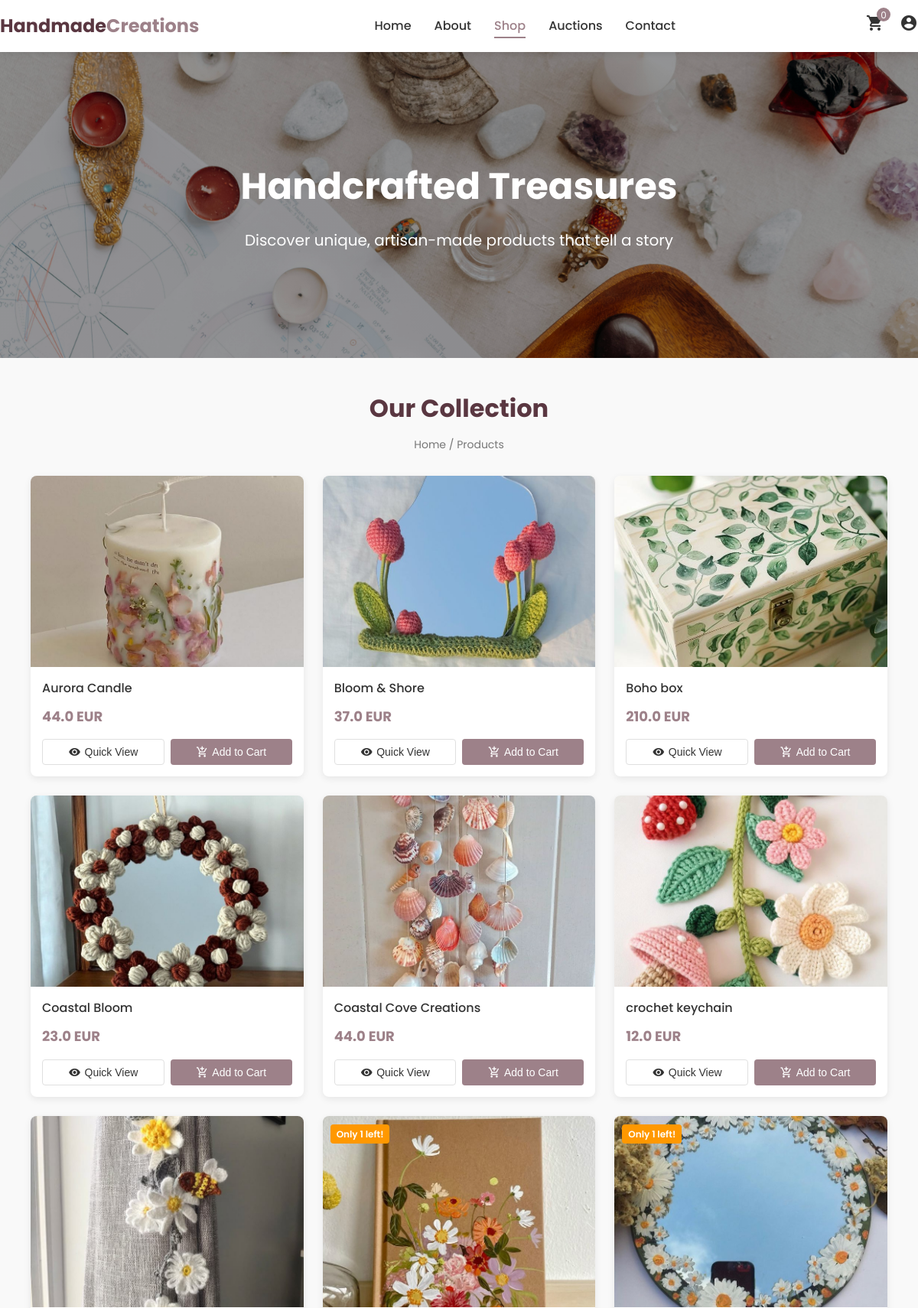
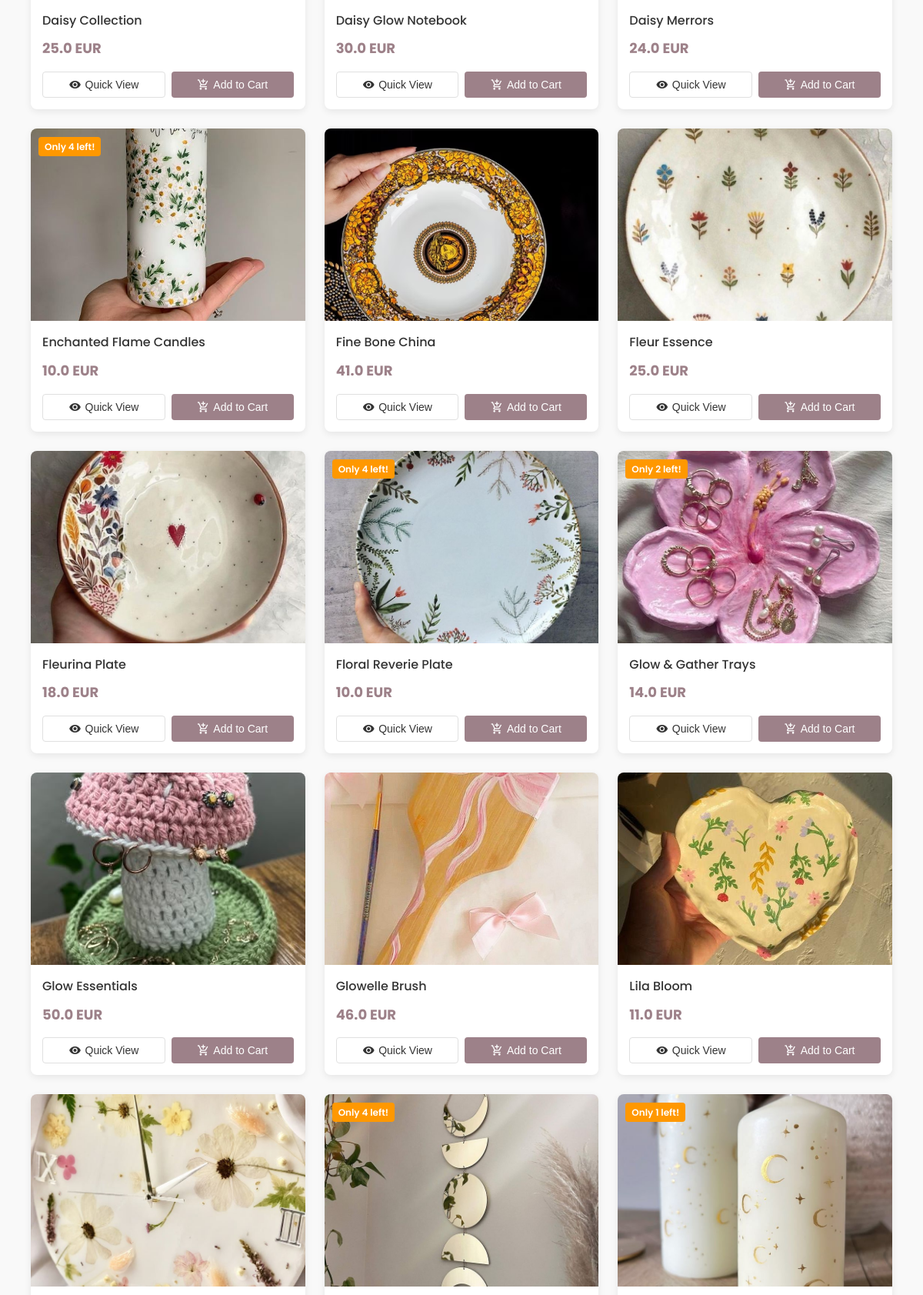
Page /home_user (signed in, upper part) on the committed database (2 pictures, top to bottom).
### tables this page shows
CREATE TABLE products (
            id INTEGER PRIMARY KEY AUTOINCREMENT,
            name TEXT NOT NULL,
            price REAL NOT NULL,
            stock INTEGER NOT NULL,
            image_url TEXT
        );

### app.py (the view)
@app.route("/home_user")
@login_required
def index_user():
    print("User authenticated:", current_user.is_authenticated)
    print("Session Data:", session)  # Debug session contents
    print(
        "Current User ID:", session.get("_user_id")
    )  # Flask-Login stores user_id here
    conn = get_db()
    products = conn.execute("SELECT * FROM products").fetchall()
    conn.close()
    products = [dict(product) for product in products]
    return render_template("index.html", products=products)

### app.py (called while the page is built)
@login_manager.user_loader
def load_user(user_id):
    conn = get_db()
    user = conn.execute("SELECT * FROM users WHERE id = ?", (user_id,)).fetchone()
    conn.close()
    if user:
        return User(
            user["id"],
            user["FirstName"],
            user["LastName"],
            user["Email"],
            user["phoneNum"],
            user["password"],
            user["is_admin"],
        )
    return None

def get_db():
    conn = sqlite3.connect("database.db")
    conn.row_factory = sqlite3.Row
    return conn

### templates/index.html (shortened to what this page needs)
<!DOCTYPE html>
<html lang="fr">
<head>
    <link rel="stylesheet" href="{{ url_for('static', filename='user_products.css') }}" />
    <link rel="stylesheet" href="https://cdnjs.cloudflare.com/ajax/libs/font-awesome/6.0.0/css/all.min.css">
</head>
<body>
    <header class="main-header">
        <div class="header-container">
            <div class="logo">
                <a href="{{ url_for('home') }}">Handmade<span>Creations</span></a>
            </div>
            <nav class="main-nav">
                <ul>
                    <li><a href="{{ url_for('home') }}">Home</a></li>
                    <li><a href="{{ url_for('home') }}#about">About</a></li>
                    <li><a href="{{ url_for('index_user') }}" class="active">Shop</a></li>
                    <li><a href="{{ url_for('encher_user') }}">Auctions</a></li>
                    <li><a href="{{ url_for('contact_us') }}">Contact</a></li>
                </ul>
            </nav>
            <div class="header-actions">
                <a href="{{ url_for('view_cart') }}" class="cart-icon">
                    <i class="material-icons">shopping_cart</i>
                    <span class="cart-count">0</span>
                </a>
                <a href="{{ url_for('logout') }}" class="user-icon">
                    <i class="material-icons">account_circle</i>
                </a>
            </div>
        </div>
    </header>
    <section class="hero-section">
        <div class="hero-content">
            <h1>Handcrafted Treasures</h1>
            <p>Discover unique, artisan-made products that tell a story</p>
        </div>
    </section>
    <main class="main-content">
        <div class="content-container">
            <div class="page-header">
                <h2>Our Collection</h2>
                <div class="breadcrumbs">
                    <a href="{{ url_for('home') }}">Home</a> / <span>Products</span>
                </div>
            </div>
            <div class="product-grid">
                {% for product in products %}
                <div class="product-card {% if product.stock == 0 %}out-of-stock{% endif %}">
                    <div class="product-badge">
                        {% if product.stock <= 5 and product.stock > 0 %}
                        <span class="badge low-stock">Only {{ product.stock }} left!</span>
                        {% endif %}
                    </div>
                    <a href="{{ url_for('product_detail', product_id=product.id) }}" class="product-image">
                        <img src="{{ url_for('static', filename= product.image_url ) }}" alt="{{ product.name }}" />
                    </a>
                    <div class="product-info">
                        <h3 class="product-title">{{ product.name }}</h3>
                        <div class="product-price">
                            <span class="current-price">{{ product.price }} EUR</span>
                        </div>
                        <div class="product-actions">
                            <button class="quick-view" data-id="{{ product.id }}">
                                <i class="material-icons">visibility</i> Quick View
                            </button>
                            <button class="add-to-cart" data-id="{{ product.id }}" {% if product.stock == 0 %}disabled{% endif %}>
                                <i class="material-icons">add_shopping_cart</i> Add to Cart
                            </button>
                        </div>
                    </div>
                </div>
                {% endfor %}
            </div>
        </div>
    </main>
</body>
</html>

### static/user_products.css (style rules this page uses)
:root { --primary-color: #9d8189; --secondary-color: #f4acb7; --accent-color: #ffcad4; --dark-color: #5a3741; --light-color: #fff9fb; --text-color: #333; --light-text: #777; --border-color: #e0e0e0; --sale-color: #e63946; --success-color: #4caf50; --warning-color: #ff9800; --error-color: #f44336; }
* { margin: 0; padding: 0; box-sizing: border-box; }
body { font-family: 'Poppins', sans-serif; color: var(--text-color); background-color: #f9f9f9; line-height: 1.6; }
a { text-decoration: none; color: inherit; }
.main-header { background-color: white; box-shadow: 0 2px 10px rgba(0, 0, 0, 0.1); position: sticky; top: 0; z-index: 1000; }
.header-container { display: flex; justify-content: space-between; align-items: center; padding: 15px 0; }
.logo { font-size: 24px; font-weight: 700; color: var(--dark-color); }
.logo span { color: var(--primary-color); }
.main-nav ul { display: flex; list-style: none; }
.main-nav li { margin: 0 15px; }
.main-nav a { font-weight: 500; padding: 5px 0; position: relative; transition: color 0.3s; }
.main-nav a.active { color: var(--primary-color); }
.main-nav a.active:after, .main-nav a:hover:after { content: ''; position: absolute; bottom: 0; left: 0; width: 100%; height: 2px; background-color: var(--primary-color); }
.header-actions { display: flex; align-items: center; }
.cart-icon, .user-icon { position: relative; margin-left: 20px; color: var(--text-color); transition: color 0.3s; }
.cart-count { position: absolute; top: -8px; right: -8px; background-color: var(--primary-color); color: white; border-radius: 50%; width: 18px; height: 18px; font-size: 12px; display: flex; align-items: center; justify-content: center; }
.hero-section { background-image: linear-gradient(rgba(0, 0, 0, 0.4), rgba(0, 0, 0, 0.4)), url('../static/welcome.jpg'); background-size: cover; background-position: center; height: 400px; display: flex; align-items: center; justify-content: center; text-align: center; color: white; margin-bottom: 40px; }
.hero-content h1 { font-size: 48px; margin-bottom: 15px; font-weight: 700; }
.hero-content p { font-size: 20px; max-width: 700px; margin: 0 auto; }
.main-content { padding: 0 0 60px; }
.content-container { max-width: 1400px; margin: 0 auto; padding: 0 40px; }
.page-header { text-align: center; margin-bottom: 30px; }
.page-header h2 { font-size: 32px; color: var(--dark-color); margin-bottom: 10px; }
.breadcrumbs { color: var(--light-text); font-size: 14px; }
.product-grid { display: grid; grid-template-columns: repeat(auto-fill, minmax(280px, 1fr)); gap: 25px; margin-bottom: 40px; }
.product-card { background-color: white; border-radius: 8px; overflow: hidden; box-shadow: 0 3px 10px rgba(0, 0, 0, 0.08); transition: transform 0.3s, box-shadow 0.3s; position: relative; }
.product-badge { position: absolute; top: 10px; left: 10px; z-index: 1; }
.badge { padding: 4px 8px; border-radius: 4px; font-size: 12px; font-weight: 600; color: white; }
.badge.low-stock { background-color: var(--warning-color); }
.product-image { display: block; height: 250px; overflow: hidden; }
.product-image img { width: 100%; height: 100%; object-fit: cover; transition: transform 0.5s; }
.product-info { padding: 15px; }
.product-title { font-size: 16px; margin-bottom: 10px; font-weight: 500; color: var(--text-color); }
.product-price { display: flex; align-items: center; margin-bottom: 15px; }
.current-price { font-size: 18px; font-weight: 700; color: var(--primary-color); margin-right: 10px; }
.product-actions { display: flex; justify-content: space-between; }
.quick-view, .add-to-cart { display: flex; align-items: center; justify-content: center; padding: 8px 12px; border: none; border-radius: 4px; font-size: 14px; cursor: pointer; transition: all 0.3s; }
.quick-view { background-color: white; color: var(--text-color); border: 1px solid var(--border-color); margin-right: 8px; flex-grow: 1; }
.add-to-cart { background-color: var(--primary-color); color: white; flex-grow: 1; }
.product-actions i { margin-right: 5px; font-size: 16px; }

### rows in the picture
products: image_url+name (picture), name "Aurora Candle", price "44.0"
products: image_url+name (picture), name "Bloom & Shore", price "37.0"
products: image_url+name (picture), name "Boho box", price "210.0"
products: image_url+name (picture), name "Coastal Bloom", price "23.0"
products: image_url+name (picture), name "Coastal Cove Creations", price "44.0"
products: image_url+name (picture), name "crochet keychain", price "12.0"
products: image_url+name (picture), name "Daisy Collection", price "25.0"
products: stock "1", image_url+name (picture), name "Daisy Glow Notebook", price "30.0"
products: stock "1", image_url+name (picture), name "Daisy Merrors", price "24.0"
products: stock "4", image_url+name (picture), name "Enchanted Flame Candles", price "10.0"
products: image_url+name (picture), name "Fine Bone China", price "41.0"
products: image_url+name (picture), name "Fleur Essence", price "25.0"
products: image_url+name (picture), name "Fleurina Plate", price "18.0"
products: stock "4", image_url+name (picture), name "Floral Reverie Plate", price "10.0"
products: stock "2", image_url+name (picture), name "Glow & Gather Trays", price "14.0"
products: image_url+name (picture), name "Glow Essentials", price "50.0"
products: image_url+name (picture), name "Glowelle Brush", price "46.0"
products: image_url+name (picture), name "Lila Bloom", price "11.0"
products: image_url+name (picture)
products: stock "4", image_url+name (picture)
products: stock "1", image_url+name (picture)
